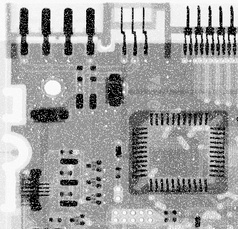
#> input picture SEM7/DIPA/images_woods/fig5.08(b).jpg, 238 x 229 px, shrunk from 464 x 448 before the run, found by its file name
$ jupyter execute p7_DIPA.ipynb
#> lines starting #> are read from the running program, lines starting #| are printed output that depends on the picture
# Practical 7: DIPA
# Devasy Patel
# 20BCE057

## Aim: Implement the following
- Median Filter
- Max Filter
- Min Filter
- Mean Filter
- Harmonic Mean Filter
- Contraharmonic Mean Filter
- Adaptive Median Filter

[cell 1]
# load image as grayscale
import cv2
img = cv2.imread('images_woods\\fig5.08(b).jpg',0)
#> img is the input picture: shape (229, 238); min 0, max 255, mean 161.6

[cell 2]
# apply median filter
from matplotlib import pyplot as plt
img_median = cv2.medianBlur(img,3)
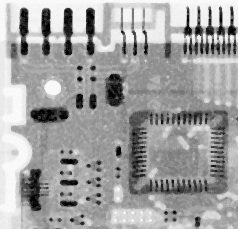
#> img_median: shape (229, 238); min 0, max 252, mean 161.4

plt.figure(figsize=(10,10))
plt.subplot(121),plt.imshow(img,cmap='gray'),plt.title('Original')
plt.xticks([]), plt.yticks([])
plt.subplot(122),plt.imshow(img_median,cmap='gray'),plt.title('Median Filter')
plt.xticks([]), plt.yticks([])
plt.show()

[cell 3]
# Manual implementation of median filter
import numpy as np

def median_filter(img, kernel_size):
    kai2 = kernel_size//2
    img_median = np.zeros(img.shape)
    for i in range(1,img.shape[0]-1):
        for j in range(1,img.shape[1]-1):
            img_median[i,j] = np.median(img[i-kai2:i+kai2,j-kai2:j+kai2])
    return img_median

[cell 4]
# Max filter
def max_filter(img, kernel_size):
#> called with kernel_size = 3
    kai2 = kernel_size//2
    img_max = np.zeros(img.shape)
    for i in range(1,img.shape[0]-1):
        for j in range(1,img.shape[1]-1):
            img_max[i][j] = np.max(img[i-kai2:i+kai2,j-kai2:j+kai2])
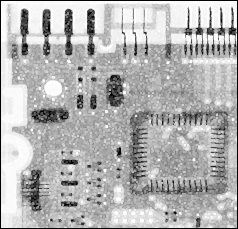
#> img_max: shape (229, 238) float64; min 0, max 255, mean 178.9
    return img_max

img_max = max_filter(img,3)
plt.figure(figsize=(10,10))
plt.subplot(121),plt.imshow(img,cmap='gray'),plt.title('Original')
plt.xticks([]), plt.yticks([])
plt.subplot(122),plt.imshow(img_max,cmap='gray'),plt.title('Max Filter')
plt.xticks([]), plt.yticks([])
plt.show()
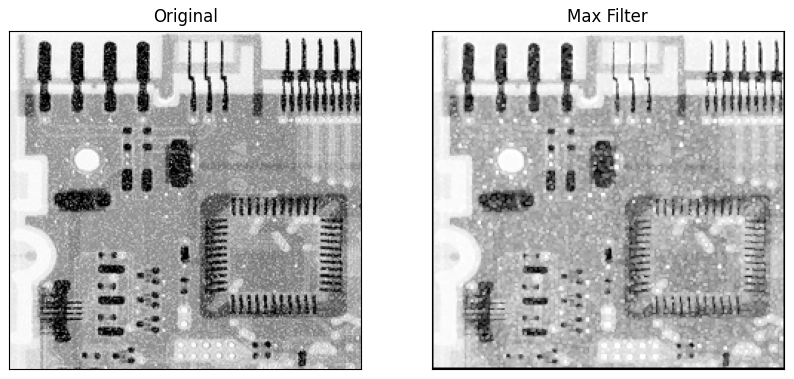
#> figure drawn by matplotlib, 2 panels

[cell 5]
# Min filter
def min_filter(img, kernel_size):
#> called with kernel_size = 3
    kai2 = kernel_size//2
    img_min = np.zeros(img.shape)
    for i in range(1,img.shape[0]-1):
        for j in range(1,img.shape[1]-1):
            img_min[i][j] = np.min(img[i-kai2:i+kai2,j-kai2:j+kai2])
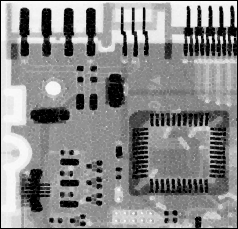
#> img_min: shape (229, 238) float64; min 0, max 250, mean 138.4
    return img_min
img_min = min_filter(img,3)
plt.figure(figsize=(10,10))
plt.subplot(121),plt.imshow(img,cmap='gray'),plt.title('Original')
plt.xticks([]), plt.yticks([])

plt.subplot(122),plt.imshow(img_min,cmap='gray'),plt.title('Min Filter')
plt.xticks([]), plt.yticks([])
plt.show()

[cell 6]
def mean_filter(img, kernel_size):
#> called with kernel_size = 3
    kai2 = kernel_size//2
    img_mean = np.zeros(img.shape)
    for i in range(1,img.shape[0]-1):
        for j in range(1,img.shape[1]-1):
            img_mean[i][j] = np.mean(img[i-kai2:i+kai2,j-kai2:j+kai2])
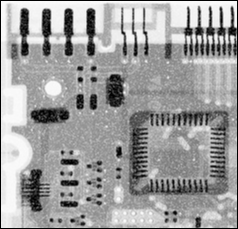
#> img_mean: shape (229, 238) float64; min 0, max 252.2, mean 158.2
    return img_mean
img_mean = mean_filter(img,3)
plt.imshow(img_mean,cmap='gray')

[cell 7]
array = np.array([[1,2,3],[4,5,6],[7,8,9]])
print(1/(array+1))

[cell 8]
# Harmonic mean filter
img = cv2.imread('images_woods\\abcl.jpg',0)
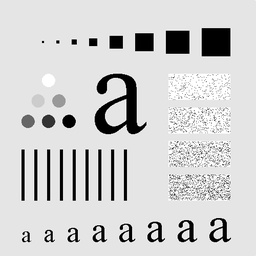
#> input picture SEM7/DIPA/images_woods/abcl.jpg, 256 x 256 px, shrunk from 500 x 500 before the run, found by its file name
#> img is the input picture: shape (256, 256); min 0, max 255, mean 207.4
def harmonic_mean_filter(img, kernel_size):
#> called with kernel_size = 3
    kai2 = kernel_size//2
    img_harmonic_mean = np.zeros(img.shape)
    for i in range(1,img.shape[0]-1):
        for j in range(1,img.shape[1]-1):
            sliced = img[i-kai2:i+kai2,j-kai2:j+kai2]
            # add 1 to avoid division by zero
            sliced = sliced+1

            img_harmonic_mean[i][j] = np.mean(1/sliced)**-1
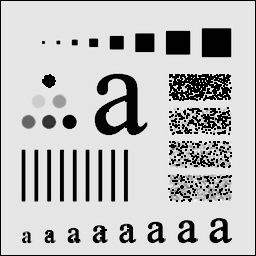
#> img_harmonic_mean: shape (256, 256) float64; min 0, max 255, mean 189.3
    return img_harmonic_mean
img_harmonic_mean = harmonic_mean_filter(img,3)
plt.imshow(img_harmonic_mean,cmap='gray')

[cell 9]
# contraharmonic mean filter
def contraharmonic_mean_filter(img, kernel_size, Q):
#> called with kernel_size = 3, Q = 1.5
    kai2 = kernel_size//2
    img_contraharmonic_mean = np.zeros(img.shape)
    for i in range(1,img.shape[0]-1):
        for j in range(1,img.shape[1]-1):
            sliced = img[i-kai2:i+kai2,j-kai2:j+kai2]
            # add 1 to avoid division by zero
            sliced = sliced+1

            img_contraharmonic_mean[i][j] = np.mean(sliced**(Q+1))/np.mean(sliced**Q)
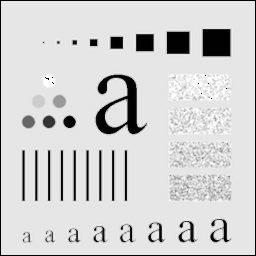
#> img_contraharmonic_mean: shape (256, 256) float64; 0.02% of the values are NaN or infinite; the others: min 0, max 255, mean 208.9; drawn with min black, max white, NaN and infinite black
    return img_contraharmonic_mean

img_contraharmonic_mean = contraharmonic_mean_filter(img,3,1.5)
plt.imshow(img_contraharmonic_mean,cmap='gray')

# Adaptive Median Filter

[cell 10]
f_max = 7
h, w = img.shape
#> h = 256; w = 256
g_adp = np.zeros((h,w))
for i in range(f_max//2, h-(f_max//2)):
    for j in range(f_max//2, w-(f_max//2)):
        smed = 0
        smax = 0
        smin = 0
        f_cur = 3
        while(f_cur <= f_max and (smed == smax or smed == smin)):
            l = f_cur//2
            ls=[]
            for x in range(-1*l , l):
                for y in range(-1*l, l):
                    ls.append(img[i+x][j+y])
            ls.sort()
            smed = ls[len(ls)//2]
            smax = max(ls)
            smin = min(ls)
            f_cur  = f_cur + 2
        if(img[i][j] == smax or img[i][j] == smin):
            g_adp[i][j] = smed
        else:
            g_adp[i][j] = img[i][j]
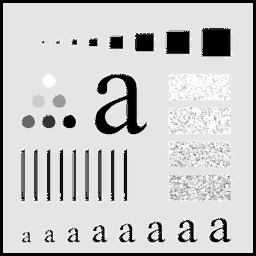
#> g_adp: shape (256, 256) float64; min 0, max 255, mean 199.4

[cell 11]
plt.imshow(g_adp,cmap='gray')

[cell 12]
# for adaptive median filter
fmin = 3 # minimum window size
fmax = 11 # maximum window size

def adaptive_median_filter(img, fmin, fmax):
#> called with fmin = 3, fmax = 11
    img_adaptive_median = np.zeros(img.shape)
    for i in range(5,img.shape[0]-5):
        for j in range(5,img.shape[1]-5):
            smax = 0
            smin = 0
            smed = 0
            fcurr = 3
            while(fcurr <= fmax and (smed == smax or smed == smin)):
                l = fcurr//2
                ls = img[i-l:i+l,j-l:j+l]
                smax = np.max(ls)
                smin = np.min(ls)
                smed = np.median(ls)
                fcurr = fcurr + 2
            if img[i][j] == smax or img[i][j] == smin:
                img_adaptive_median[i][j] = smed
            else:
                img_adaptive_median[i][j] = img[i][j]
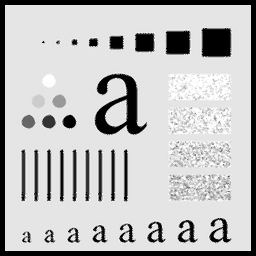
#> img_adaptive_median: shape (256, 256) float64; min 0, max 255, mean 190.4
    return img_adaptive_median

img_adaptive_median = adaptive_median_filter(img, fmin, fmax)
plt.figure(figsize=(10,10))
plt.imshow(img_adaptive_median,cmap='gray')
